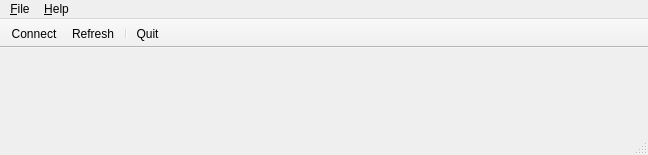
<?xml version="1.0" encoding="UTF-8"?>
<ui version="4.0">
 <class>CarlaControlW</class>
 <widget class="QMainWindow" name="CarlaControlW">
  <property name="geometry">
   <rect>
    <x>0</x>
    <y>0</y>
    <width>648</width>
    <height>155</height>
   </rect>
  </property>
  <property name="windowTitle">
   <string>Carla Control</string>
  </property>
  <widget class="QWidget" name="centralwidget">
   <layout class="QVBoxLayout" name="verticalLayout">
    <property name="margin">
     <number>0</number>
    </property>
    <item>
     <widget class="QWidget" name="w_plugins" native="true">
      <layout class="QVBoxLayout" name="layout">
       <property name="spacing">
        <number>3</number>
       </property>
       <property name="margin">
        <number>0</number>
       </property>
      </layout>
     </widget>
    </item>
    <item>
     <spacer name="verticalSpacer">
      <property name="orientation">
       <enum>Qt::Vertical</enum>
      </property>
      <property name="sizeHint" stdset="0">
       <size>
        <width>20</width>
        <height>40</height>
       </size>
      </property>
     </spacer>
    </item>
   </layout>
  </widget>
  <widget class="QMenuBar" name="menubar">
   <property name="geometry">
    <rect>
     <x>0</x>
     <y>0</y>
     <width>648</width>
     <height>17</height>
    </rect>
   </property>
   <widget class="QMenu" name="menu_File">
    <property name="title">
     <string>&amp;File</string>
    </property>
    <addaction name="act_file_connect"/>
    <addaction name="act_file_refresh"/>
    <addaction name="separator"/>
    <addaction name="act_file_quit"/>
   </widget>
   <widget class="QMenu" name="menu_Help">
    <property name="title">
     <string>&amp;Help</string>
    </property>
    <addaction name="act_help_about"/>
    <addaction name="act_help_about_qt"/>
   </widget>
   <addaction name="menu_File"/>
   <addaction name="menu_Help"/>
  </widget>
  <widget class="QStatusBar" name="statusbar"/>
  <widget class="QToolBar" name="toolBar">
   <property name="windowTitle">
    <string>toolBar</string>
   </property>
   <property name="movable">
    <bool>false</bool>
   </property>
   <property name="allowedAreas">
    <set>Qt::NoToolBarArea</set>
   </property>
   <property name="toolButtonStyle">
    <enum>Qt::ToolButtonTextBesideIcon</enum>
   </property>
   <attribute name="toolBarArea">
    <enum>TopToolBarArea</enum>
   </attribute>
   <attribute name="toolBarBreak">
    <bool>false</bool>
   </attribute>
   <addaction name="act_file_connect"/>
   <addaction name="act_file_refresh"/>
   <addaction name="separator"/>
   <addaction name="act_file_quit"/>
  </widget>
  <action name="act_file_connect">
   <property name="icon">
    <iconset resource="../icons/icons.qrc">
     <normaloff>:/16x16/network-connect.png</normaloff>:/16x16/network-connect.png</iconset>
   </property>
   <property name="text">
    <string>&amp;Connect...</string>
   </property>
  </action>
  <action name="act_file_quit">
   <property name="icon">
    <iconset resource="../icons/icons.qrc">
     <normaloff>:/16x16/application-exit.png</normaloff>:/16x16/application-exit.png</iconset>
   </property>
   <property name="text">
    <string>&amp;Quit</string>
   </property>
  </action>
  <action name="act_help_about">
   <property name="text">
    <string>&amp;About</string>
   </property>
  </action>
  <action name="act_help_about_qt">
   <property name="text">
    <string>About &amp;Qt</string>
   </property>
  </action>
  <action name="act_file_refresh">
   <property name="icon">
    <iconset resource="../icons/icons.qrc">
     <normaloff>:/16x16/view-refresh.png</normaloff>:/16x16/view-refresh.png</iconset>
   </property>
   <property name="text">
    <string>&amp;Refresh</string>
   </property>
  </action>
 </widget>
 <resources>
  <include location="../icons/icons.qrc"/>
 </resources>
 <connections>
  <connection>
   <sender>act_file_quit</sender>
   <signal>triggered()</signal>
   <receiver>CarlaControlW</receiver>
   <slot>close()</slot>
   <hints>
    <hint type="sourcelabel">
     <x>-1</x>
     <y>-1</y>
    </hint>
    <hint type="destinationlabel">
     <x>189</x>
     <y>34</y>
    </hint>
   </hints>
  </connection>
 </connections>
</ui>
